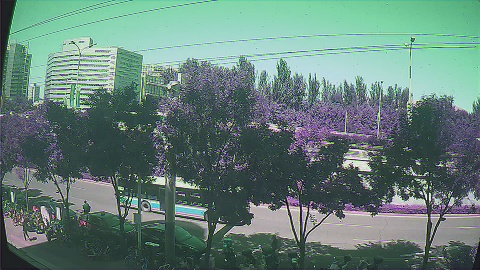
#> input picture encoder.jpg, 480 x 270 px
$ python test.py
#> lines starting #> are read from the running program, lines starting #| are printed output that depends on the picture; long printed decimals are rounded
import cv2

import numpy as np

in1= cv2.imread('encoder.jpg')
#> in1 is the input picture: shape (270, 480, 3); mean B, G, R 120.5, 127.9, 100.8

in2 =cv2.imread('decoder_input.jpg')
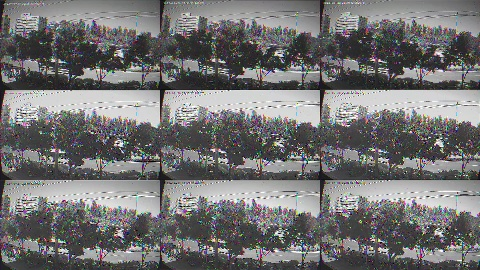
#> input picture decoder_input.jpg, 480 x 270 px
#> in2 is the input picture: shape (270, 480, 3); mean B, G, R 114.4, 114.1, 114.8
print(in2.astype(np.float32)-in1.astype(np.float32))
#> (printed output is left out)
cv2.imwrite('error.jpg',(in2-in1))
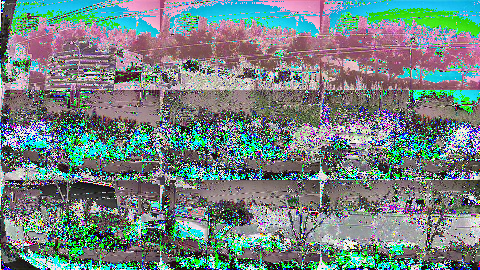
#> saved as error.jpg: shape (270, 480, 3); mean B, G, R 129.9, 131.3, 115.1
print(np.sum(np.abs(in2-in1))/(3*480*270*16))
#| 7.838
